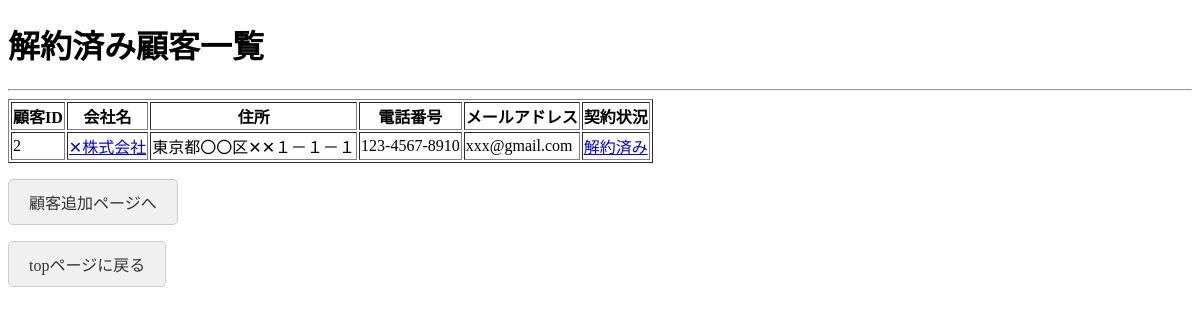
The page /archived_customer on the database its author committed.
### tables this page shows
CREATE TABLE customer (
                customer_id INTEGER PRIMARY KEY,
                company TEXT,
                address TEXT,
                tel TEXT,
                email TEXT,
                contract TEXT
                );

### main.py (the view)
@app.route("/archived_customer")
def archived_customer_page():
    filepath = "database/app.db"
    con = sqlite3.connect(filepath)
    cur = con.cursor()
    cur.execute("""
            SELECT
                customer_id,
                company,
                address,
                tel,
                email,
                contract
            FROM
                customer
            WHERE
                contract IN ('解約済み')
            """)
    items = cur.fetchall()
    con.close()
    return render_template("archived_customer.html",items=items)

### templates/archived_customer.html (shortened to what this page needs)
<!DOCTYPE html>
<html lang="ja">
<head>
</head>
<body>
    <h1>解約済み顧客一覧</h1>
    <hr>
    <table border = "1">
        <thead>
            <tr>
                <th>顧客ID</th>
                <th>会社名</th>
                <th>住所</th>
                <th>電話番号</th>
                <th>メールアドレス</th>
                <th>契約状況</th>
            </tr>
        </thead>
        <tbody>
            {% for item in items %}
            <tr>
                <td>{{ item[0] }}</td>
                <td><a href="{{ url_for('customer_page', id=item[0]) }}">{{ item[1] }}</a></td>
                <td>{{ item[2] }}</td>
                <td>{{ item[3] }}</td>
                <td>{{ item[4] }}</td>
                <td><a href="{{ url_for('update_customer_page', customer_id = item[0]) }}">{{ item[5] }}</a></td>
            </tr>
            {% endfor %}
        </tbody>
    </table>
    <p><a href="{{ url_for('add_customer_page') }}" class = button>顧客追加ページへ</a></p>
    <p><a href="{{ url_for('top_page') }}" class = button>topページに戻る</a></p>
</body>
</html>

### templates/archived_customer.html (style rules this page uses)
.button { display: inline-block; padding: 10px 20px; font-size: 16px; text-align: center; text-decoration: none; cursor: pointer; border: 1px solid #ccc; border-radius: 5px; background-color: #f0f0f0; color: #333; }

### rows shown on the page
customer: customer_id "2", company "✕株式会社", address "東京都〇〇区✕✕１－１－１", tel "123-4567-8910", email "xxx@gmail.com", contract "解約済み"
